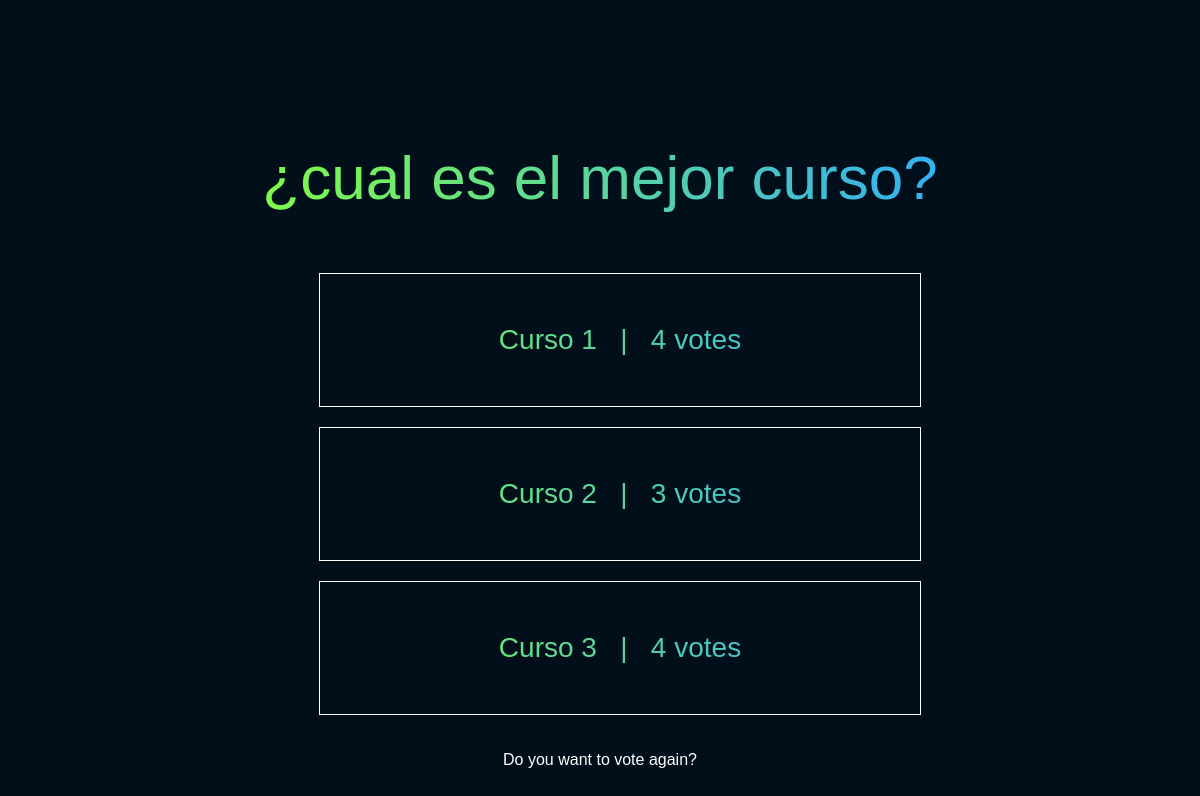
Page /polls/1/results/ on the committed database.
### polls/models.py (models this page shows, shortened)
class Question(models.Model):
    question_text = models.CharField(max_length=200)
    pub_date = models.DateTimeField("date published")

class Choice(models.Model):
    question = models.ForeignKey(Question, on_delete=models.CASCADE)
    choice_text = models.CharField(max_length=200)
    votes = models.IntegerField(default=0)

### polls/views.py (the view)
# urls.py: path("<int:pk>/results/",views.ResultsView.as_view(), name="results"),
class ResultsView(generic.DetailView):
    model = Question
    template_name = 'polls/results.html'

### polls/templates/polls/results.html (shortened to what this page needs)
{% load static %}
<!DOCTYPE html>
<html lang="en">
<head>
    <link rel="stylesheet" href="{% static 'polls/style.css' %}">
    <link rel="stylesheet" href="{% static 'polls/results.css' %}">
</head>
<body>
    <header>
        <p>{{ question.question_text }}</p>
    </header>
    <ul>
        {% for choice in question.choice_set.all %}
            <li>{{ choice.choice_text }} &nbsp; | &nbsp; {{ choice.votes }} vote{{ choice.votes|pluralize:"s"}}</li>
        {% endfor %}
    </ul>
    <a href="{% url 'polls:detail' question.id %}">Do you want to vote again?</a>
</body>
</html>

### polls/static/polls/style.css (style rules this page uses)
body { display: flex; align-items: center; justify-content: space-between; flex-direction: column; height: 100vh; background: hsl(204 100% 5%); font-family: Arial, Helvetica, sans-serif; }
header { display: flex; align-items: center; justify-content: center; padding: 50px; padding-top: 100px; height: 60px; font-size: 72px; color: #71632d; }
ul { display: flex; align-items: center; justify-content: center; flex-direction: column; }
header, ul { background: linear-gradient( to right, hsl(98 100% 62%), hsl(204 100% 59%) ); -webkit-background-clip: text; -webkit-text-fill-color: transparent; text-align: center; }
li { display: flex; align-items: center; justify-content: center; width: 500px; border: 1px solid white; padding: 50px; margin-bottom: 20px; font-size: 28px; }
a { color: white; text-decoration: none; }

### polls/static/polls/results.css (style rules this page uses)
body { display: flex; align-items: center; justify-content: center; }
header { display: flex; align-items: center; justify-content: center; padding: 50px; padding-top: 100px; height: 60px; font-size: 62px; color: #71632d; }

### rows in the picture
Question: question_text "¿cual es el mejor curso?"
Choice: choice_text "Curso 1", votes "4"
Choice: choice_text "Curso 2", votes "3"
Choice: choice_text "Curso 3", votes "4"
